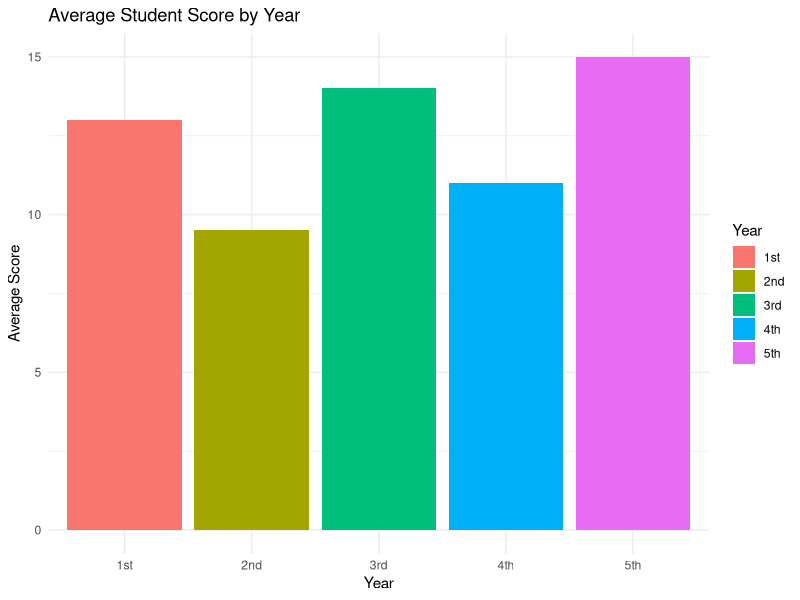
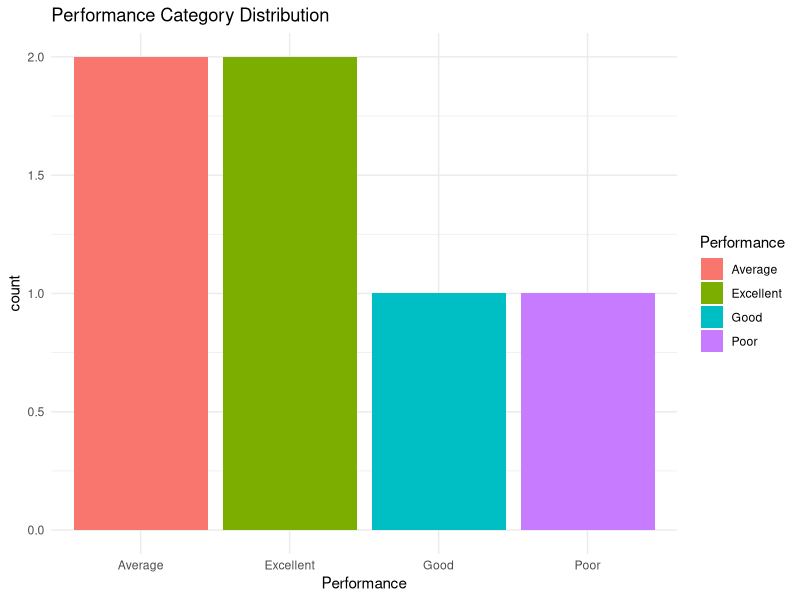
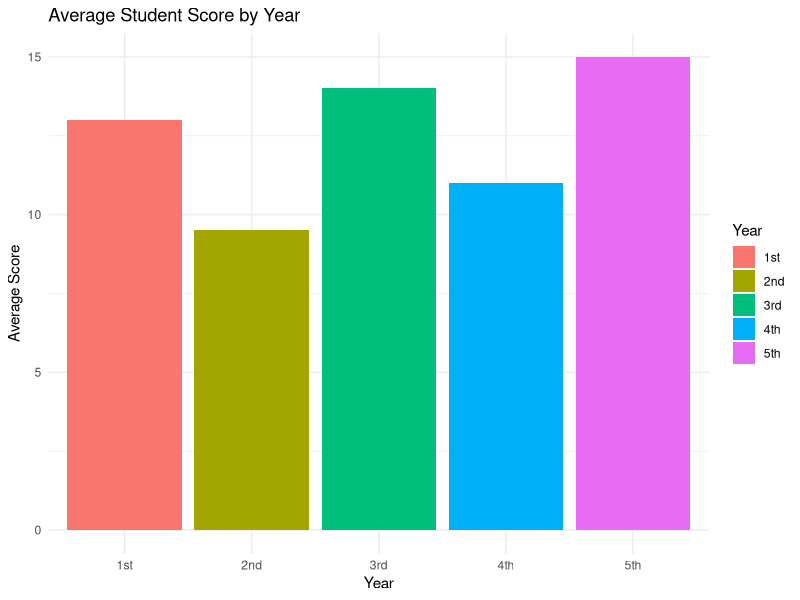
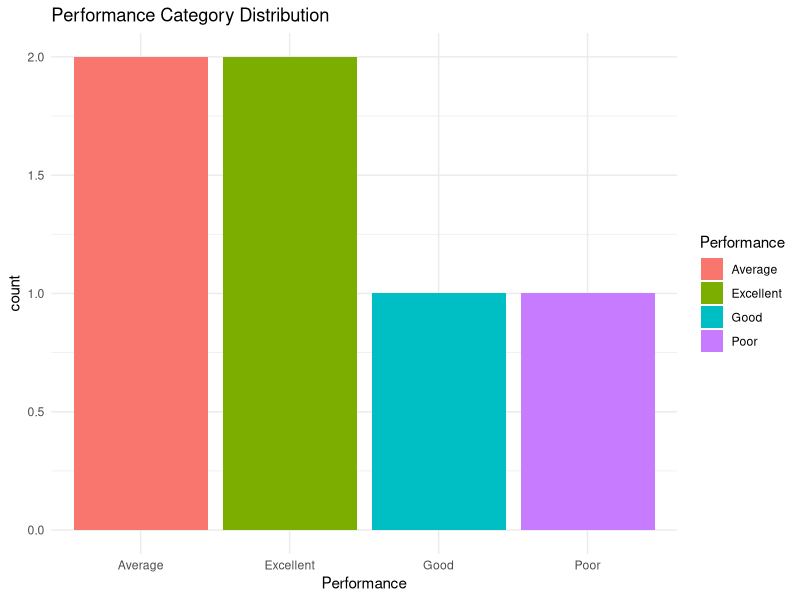

Generate these figures, in order, with R: (Note: this script raises an error after producing the figures.)
# Day 14 – Real-World Wrangling Challenge

library(tidyverse)

# ------------------------------
# 1. Load datasets
# ------------------------------
students <- read_csv("data/students.csv")
exams_wide <- read_csv("data/exams_wide.csv")

# ------------------------------
# 2. Data Cleaning
# ------------------------------
# Merge students with exam data
students_exams <- students %>%
  left_join(exams_wide, by = "Name")

# Replace missing scores (if any) with 0
students_exams <- students_exams %>%
  replace_na(list(Exam1 = 0, Exam2 = 0, Exam3 = 0))

# ------------------------------
# 3. Reshape & Summarize
# ------------------------------
# Convert exams to long format
exams_long <- students_exams %>%
  pivot_longer(cols = starts_with("Exam"),
               names_to = "Exam",
               values_to = "ExamScore")

# Calculate total and average scores
exam_summary <- exams_long %>%
  group_by(Name, Year, Willing_to_Donate) %>%
  summarise(
    Total_Score = sum(Score),
    Average_Score = mean(Score),
    .groups = "drop"
  )

# ------------------------------
# 4. Create Performance Categories
# ------------------------------
exam_summary <- exam_summary %>%
  mutate(
    Performance = case_when(
      Average_Score >= 14 ~ "Excellent",
      Average_Score >= 12 ~ "Good",
      Average_Score >= 10 ~ "Average",
      TRUE ~ "Poor"
    )
  )

# ------------------------------
# 5. Visualization
# ------------------------------
# Plot 1: Average score per year
ggplot(exam_summary, aes(x = Year, y = Average_Score, fill = Year)) +
  geom_bar(stat = "summary", fun = "mean") +
  labs(title = "Average Student Score by Year", y = "Average Score") +
  theme_minimal()
ggsave("outputs/day14_avg_score_by_year.png")

# Plot 2: Performance distribution
ggplot(exam_summary, aes(x = Performance, fill = Performance)) +
  geom_bar() +
  labs(title = "Performance Category Distribution") +
  theme_minimal()
ggsave("outputs/day14_performance_distribution.png")

# ------------------------------
# 6. Export Final Data
# ------------------------------
write_csv(exam_summary, "outputs/day14_exam_summary.csv")